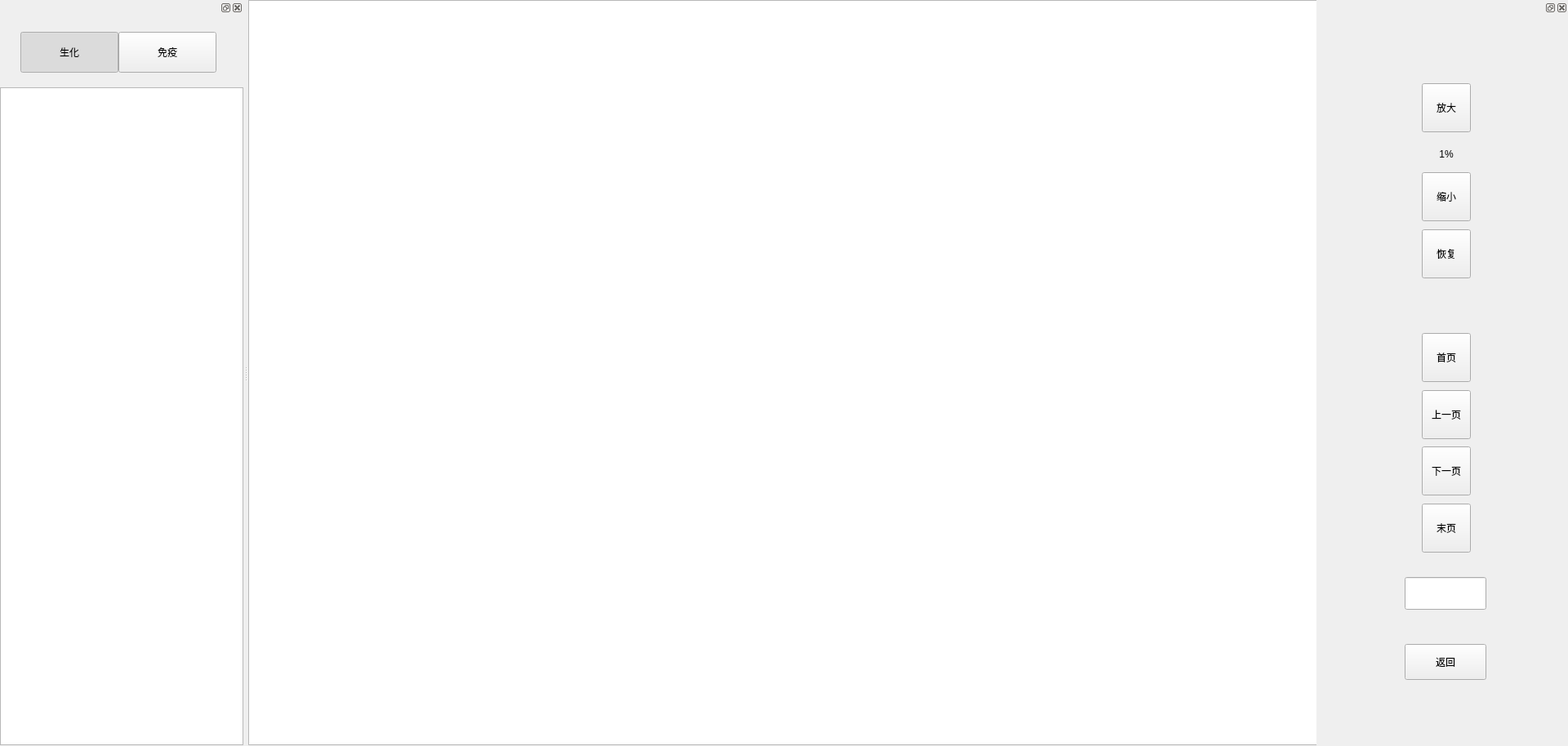
<?xml version="1.0" encoding="UTF-8"?>
<ui version="4.0">
 <class>UserManualWidget</class>
 <widget class="QMainWindow" name="UserManualWidget">
  <property name="geometry">
   <rect>
    <x>0</x>
    <y>0</y>
    <width>1920</width>
    <height>914</height>
   </rect>
  </property>
  <property name="windowTitle">
   <string>UserManualWidget</string>
  </property>
  <property name="bks" stdset="0">
   <string>gray</string>
  </property>
  <widget class="QWidget" name="centralWidget">
   <widget class="QGraphicsView" name="graphicsView">
    <property name="geometry">
     <rect>
      <x>0</x>
      <y>0</y>
      <width>1312</width>
      <height>913</height>
     </rect>
    </property>
    <property name="minimumSize">
     <size>
      <width>710</width>
      <height>680</height>
     </size>
    </property>
    <property name="maximumSize">
     <size>
      <width>16777215</width>
      <height>913</height>
     </size>
    </property>
   </widget>
   <widget class="QLabel" name="BkLabel">
    <property name="geometry">
     <rect>
      <x>0</x>
      <y>0</y>
      <width>1920</width>
      <height>931</height>
     </rect>
    </property>
    <property name="text">
     <string>TextLabel</string>
    </property>
    <property name="bks" stdset="0">
     <string>gray</string>
    </property>
   </widget>
   <zorder>BkLabel</zorder>
   <zorder>graphicsView</zorder>
  </widget>
  <widget class="QDockWidget" name="dockWidget">
   <property name="maximumSize">
    <size>
     <width>524287</width>
     <height>913</height>
    </size>
   </property>
   <attribute name="dockWidgetArea">
    <number>1</number>
   </attribute>
   <widget class="QWidget" name="dockWidgetContents">
    <layout class="QVBoxLayout" name="verticalLayout">
     <property name="spacing">
      <number>0</number>
     </property>
     <property name="leftMargin">
      <number>0</number>
     </property>
     <property name="topMargin">
      <number>0</number>
     </property>
     <property name="rightMargin">
      <number>0</number>
     </property>
     <property name="bottomMargin">
      <number>0</number>
     </property>
     <item>
      <widget class="QWidget" name="BtnWidget" native="true">
       <property name="minimumSize">
        <size>
         <width>298</width>
         <height>88</height>
        </size>
       </property>
       <property name="bks" stdset="0">
        <string>white</string>
       </property>
       <widget class="QPushButton" name="chBtn">
        <property name="geometry">
         <rect>
          <x>25</x>
          <y>20</y>
          <width>120</width>
          <height>50</height>
         </rect>
        </property>
        <property name="minimumSize">
         <size>
          <width>120</width>
          <height>50</height>
         </size>
        </property>
        <property name="text">
         <string>生化</string>
        </property>
        <property name="checkable">
         <bool>true</bool>
        </property>
        <property name="checked">
         <bool>true</bool>
        </property>
        <property name="autoExclusive">
         <bool>true</bool>
        </property>
        <property name="buttons" stdset="0">
         <string notr="true">left</string>
        </property>
       </widget>
       <widget class="QPushButton" name="imBtn">
        <property name="geometry">
         <rect>
          <x>145</x>
          <y>20</y>
          <width>120</width>
          <height>50</height>
         </rect>
        </property>
        <property name="minimumSize">
         <size>
          <width>120</width>
          <height>50</height>
         </size>
        </property>
        <property name="text">
         <string>免疫</string>
        </property>
        <property name="checkable">
         <bool>true</bool>
        </property>
        <property name="checked">
         <bool>false</bool>
        </property>
        <property name="autoExclusive">
         <bool>true</bool>
        </property>
        <property name="buttons" stdset="0">
         <string notr="true">right</string>
        </property>
       </widget>
      </widget>
     </item>
     <item>
      <widget class="QTreeView" name="treeView">
       <property name="minimumSize">
        <size>
         <width>250</width>
         <height>0</height>
        </size>
       </property>
       <property name="maximumSize">
        <size>
         <width>16777215</width>
         <height>16777215</height>
        </size>
       </property>
      </widget>
     </item>
    </layout>
   </widget>
  </widget>
  <widget class="QDockWidget" name="dockWidget_2">
   <property name="maximumSize">
    <size>
     <width>302</width>
     <height>913</height>
    </size>
   </property>
   <attribute name="dockWidgetArea">
    <number>2</number>
   </attribute>
   <widget class="QWidget" name="dockWidgetContents_2">
    <layout class="QHBoxLayout" name="horizontalLayout">
     <property name="spacing">
      <number>0</number>
     </property>
     <property name="leftMargin">
      <number>0</number>
     </property>
     <property name="topMargin">
      <number>0</number>
     </property>
     <property name="rightMargin">
      <number>0</number>
     </property>
     <property name="bottomMargin">
      <number>0</number>
     </property>
     <item>
      <widget class="QWidget" name="widget" native="true">
       <property name="minimumSize">
        <size>
         <width>302</width>
         <height>230</height>
        </size>
       </property>
       <property name="maximumSize">
        <size>
         <width>16777215</width>
         <height>16777215</height>
        </size>
       </property>
       <widget class="QPushButton" name="ZoomInBtn">
        <property name="geometry">
         <rect>
          <x>123</x>
          <y>83</y>
          <width>60</width>
          <height>60</height>
         </rect>
        </property>
        <property name="minimumSize">
         <size>
          <width>60</width>
          <height>60</height>
         </size>
        </property>
        <property name="maximumSize">
         <size>
          <width>60</width>
          <height>60</height>
         </size>
        </property>
        <property name="text">
         <string>放大</string>
        </property>
        <property name="buttons" stdset="0">
         <string>btn_dlg</string>
        </property>
       </widget>
       <widget class="QPushButton" name="ZoomOutBtn">
        <property name="geometry">
         <rect>
          <x>123</x>
          <y>192</y>
          <width>60</width>
          <height>60</height>
         </rect>
        </property>
        <property name="minimumSize">
         <size>
          <width>60</width>
          <height>60</height>
         </size>
        </property>
        <property name="maximumSize">
         <size>
          <width>60</width>
          <height>60</height>
         </size>
        </property>
        <property name="text">
         <string>缩小</string>
        </property>
        <property name="buttons" stdset="0">
         <string>btn_dlg</string>
        </property>
       </widget>
       <widget class="QLabel" name="scaleLab">
        <property name="geometry">
         <rect>
          <x>93</x>
          <y>150</y>
          <width>120</width>
          <height>40</height>
         </rect>
        </property>
        <property name="minimumSize">
         <size>
          <width>60</width>
          <height>40</height>
         </size>
        </property>
        <property name="maximumSize">
         <size>
          <width>120</width>
          <height>60</height>
         </size>
        </property>
        <property name="text">
         <string>1%</string>
        </property>
        <property name="alignment">
         <set>Qt::AlignCenter</set>
        </property>
       </widget>
       <widget class="QPushButton" name="RecoverBtn">
        <property name="geometry">
         <rect>
          <x>123</x>
          <y>262</y>
          <width>60</width>
          <height>60</height>
         </rect>
        </property>
        <property name="minimumSize">
         <size>
          <width>60</width>
          <height>60</height>
         </size>
        </property>
        <property name="maximumSize">
         <size>
          <width>60</width>
          <height>60</height>
         </size>
        </property>
        <property name="text">
         <string>恢复</string>
        </property>
        <property name="buttons" stdset="0">
         <string>btn_dlg</string>
        </property>
       </widget>
       <widget class="QPushButton" name="PrePageBtn">
        <property name="geometry">
         <rect>
          <x>123</x>
          <y>459</y>
          <width>60</width>
          <height>60</height>
         </rect>
        </property>
        <property name="minimumSize">
         <size>
          <width>60</width>
          <height>60</height>
         </size>
        </property>
        <property name="maximumSize">
         <size>
          <width>60</width>
          <height>60</height>
         </size>
        </property>
        <property name="text">
         <string>上一页</string>
        </property>
        <property name="buttons" stdset="0">
         <string>btn_dlg</string>
        </property>
       </widget>
       <widget class="QPushButton" name="NextPageBtn">
        <property name="geometry">
         <rect>
          <x>123</x>
          <y>528</y>
          <width>60</width>
          <height>60</height>
         </rect>
        </property>
        <property name="minimumSize">
         <size>
          <width>60</width>
          <height>60</height>
         </size>
        </property>
        <property name="maximumSize">
         <size>
          <width>60</width>
          <height>60</height>
         </size>
        </property>
        <property name="text">
         <string>下一页</string>
        </property>
        <property name="buttons" stdset="0">
         <string>btn_dlg</string>
        </property>
       </widget>
       <widget class="QPushButton" name="FirstPageBtn">
        <property name="geometry">
         <rect>
          <x>123</x>
          <y>389</y>
          <width>60</width>
          <height>60</height>
         </rect>
        </property>
        <property name="minimumSize">
         <size>
          <width>60</width>
          <height>60</height>
         </size>
        </property>
        <property name="maximumSize">
         <size>
          <width>60</width>
          <height>60</height>
         </size>
        </property>
        <property name="text">
         <string>首页</string>
        </property>
        <property name="buttons" stdset="0">
         <string>btn_dlg</string>
        </property>
       </widget>
       <widget class="QPushButton" name="LastPageBtn">
        <property name="geometry">
         <rect>
          <x>123</x>
          <y>598</y>
          <width>60</width>
          <height>60</height>
         </rect>
        </property>
        <property name="minimumSize">
         <size>
          <width>60</width>
          <height>60</height>
         </size>
        </property>
        <property name="maximumSize">
         <size>
          <width>60</width>
          <height>60</height>
         </size>
        </property>
        <property name="text">
         <string>末页</string>
        </property>
        <property name="buttons" stdset="0">
         <string>btn_dlg</string>
        </property>
       </widget>
       <widget class="QPushButton" name="flat_return">
        <property name="geometry">
         <rect>
          <x>102</x>
          <y>770</y>
          <width>100</width>
          <height>44</height>
         </rect>
        </property>
        <property name="minimumSize">
         <size>
          <width>100</width>
          <height>40</height>
         </size>
        </property>
        <property name="text">
         <string>返回</string>
        </property>
        <property name="buttons" stdset="0">
         <string>btn_dlg</string>
        </property>
       </widget>
       <widget class="QLabel" name="BkLabel2">
        <property name="geometry">
         <rect>
          <x>0</x>
          <y>0</y>
          <width>302</width>
          <height>931</height>
         </rect>
        </property>
        <property name="text">
         <string/>
        </property>
        <property name="bks" stdset="0">
         <string>white</string>
        </property>
       </widget>
       <widget class="QLineEdit" name="CurPageEdit">
        <property name="geometry">
         <rect>
          <x>102</x>
          <y>688</y>
          <width>100</width>
          <height>40</height>
         </rect>
        </property>
        <property name="minimumSize">
         <size>
          <width>100</width>
          <height>40</height>
         </size>
        </property>
       </widget>
       <widget class="QLabel" name="PageCountLab">
        <property name="geometry">
         <rect>
          <x>210</x>
          <y>678</y>
          <width>81</width>
          <height>60</height>
         </rect>
        </property>
        <property name="minimumSize">
         <size>
          <width>50</width>
          <height>40</height>
         </size>
        </property>
        <property name="text">
         <string/>
        </property>
       </widget>
       <zorder>BkLabel2</zorder>
       <zorder>ZoomInBtn</zorder>
       <zorder>ZoomOutBtn</zorder>
       <zorder>scaleLab</zorder>
       <zorder>RecoverBtn</zorder>
       <zorder>PrePageBtn</zorder>
       <zorder>NextPageBtn</zorder>
       <zorder>FirstPageBtn</zorder>
       <zorder>LastPageBtn</zorder>
       <zorder>flat_return</zorder>
       <zorder>CurPageEdit</zorder>
       <zorder>PageCountLab</zorder>
      </widget>
     </item>
    </layout>
   </widget>
  </widget>
 </widget>
 <layoutdefault spacing="6" margin="11"/>
 <resources/>
 <connections/>
</ui>
